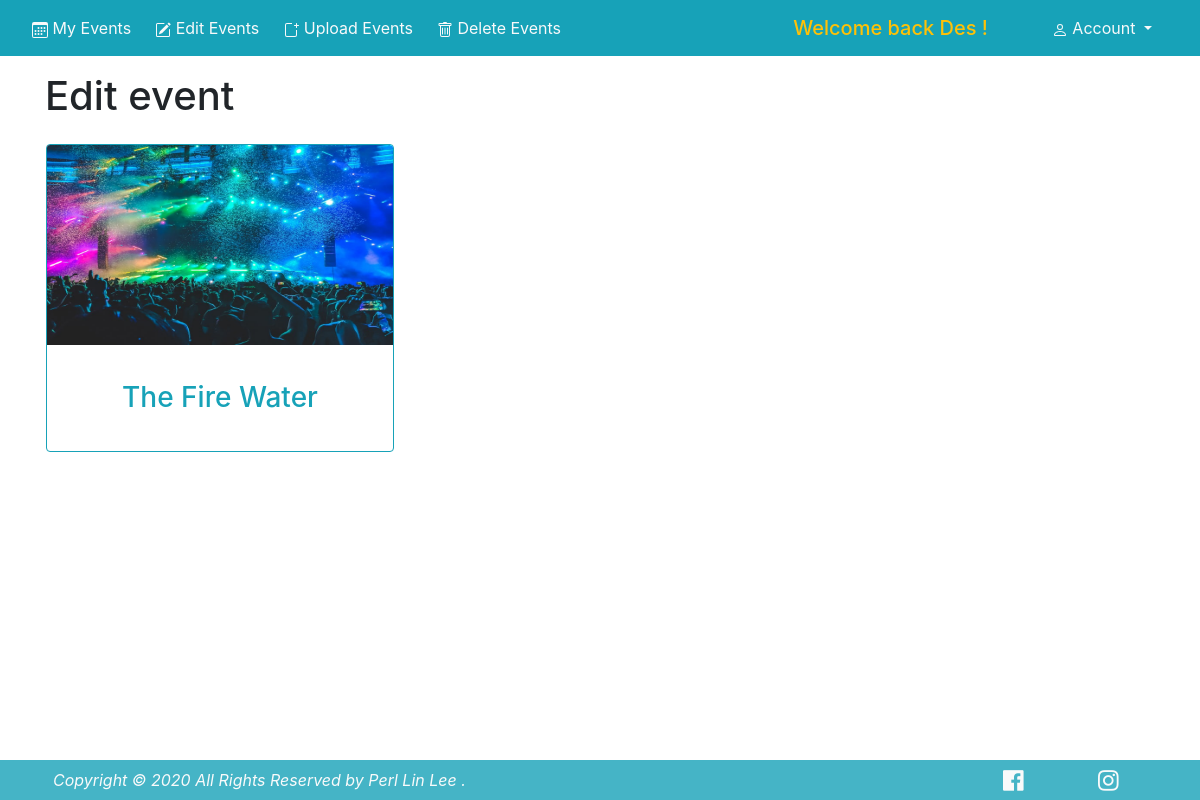
Page /venuemanager/vmedit2.php?Ecategoryid=2 (signed in) on the earlier database version.
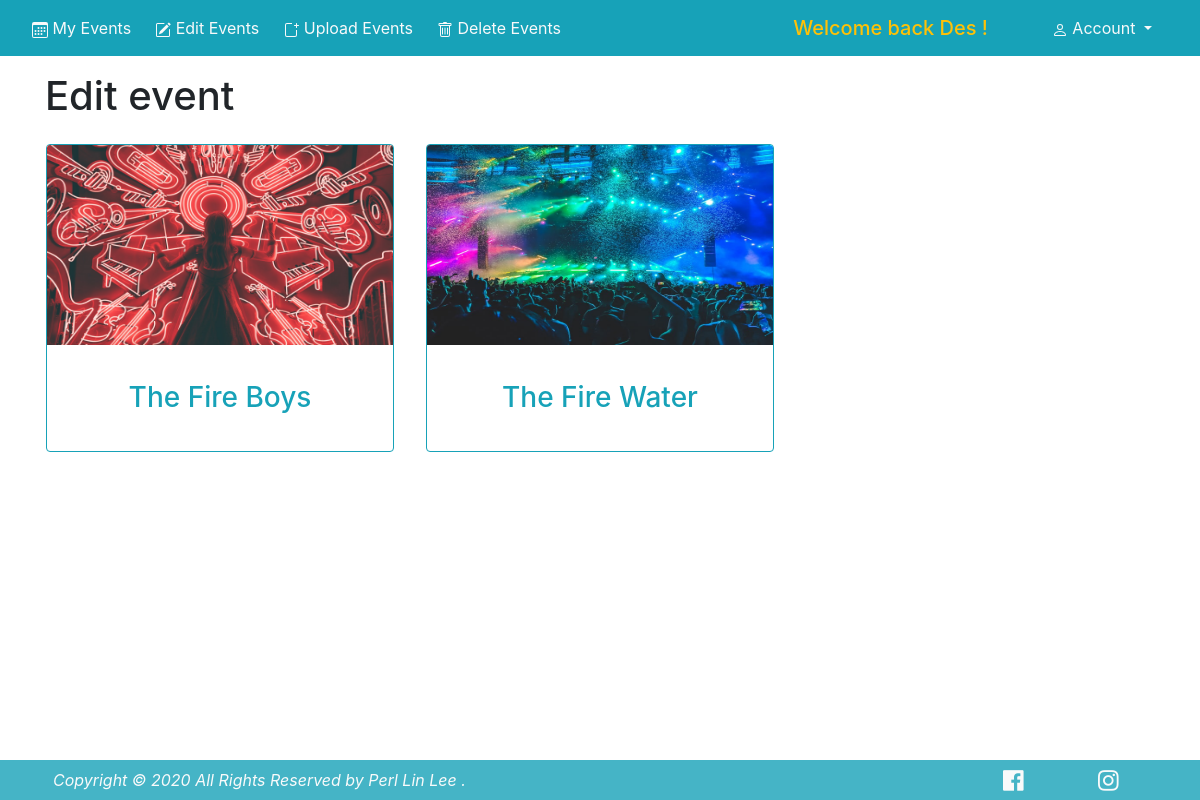
Same page on the later database version.
### tables this page shows
CREATE TABLE `2020_event` (
  `eid` int(11) NOT NULL,
  `etitle` varchar(255) NOT NULL,
  `edes` longtext NOT NULL,
  `edate` date NOT NULL,
  `etime` time NOT NULL,
  `eimage` longtext NOT NULL,
  `ecatid` int(11) NOT NULL,
  `evmid` int(11) NOT NULL,
  `evenueid` int(11) NOT NULL
);

### venuemanager/vmedit2.php (the view, shortened to what this page needs)
<?php
include("../conn.php");
if (isset($_SESSION['VMid_40245529'])) {
    $venuemanager = $_SESSION['VMid_40245529'];
}
$Eventcategoryid = $_GET['Ecategoryid'];
$readquery = "SELECT 2020_event.etitle, 2020_event.eimage,2020_event.eid
              FROM 2020_event
              INNER JOIN 2020_eventcat
              ON
              2020_event.ecatid= 2020_eventcat.etid
              INNER JOIN 2020_venuemanager
              ON
              2020_event.evmid= 2020_venuemanager.vmid
              WHERE 2020_event.ecatid ='$Eventcategoryid' AND 2020_event.evmid='$venuemanager' ";
$readresult = $conn->query($readquery);
?>
<html>
<?php
include("../layouts/venuemanager/head.php");
?>
<body>
    <?php include("../venuemanager/components/navbar.php") ?>
    <div id="vmEdit2Div" class="container">
        <div class="d-flex text-align-center pt-3">
            <h1>Edit event</h1>
        </div>
        <div class="row">
            <?php
            while ($rowread = $readresult->fetch_assoc()) {
                $Eventid = $rowread['eid'];
                $Eventtitle = $rowread['etitle'];
                $Eventimage = $rowread['eimage'];
            ?>
                <div class="col-4 p-3">
                    <a class="text-info" href='vmedit3.php?eventid=<?php echo $Eventid ?>'>
                        <div class="card border-info">
                            <img class="card-img-top" src="../image/<?php echo $Eventimage ?>" alt="Card image cap" height="200px" width="200px">
                            <div class="card-body">
                                <div class="d-flex justify-content-center align-items-center p-3">
                                    <h3 class="card-text"><?php echo $Eventtitle ?></h3>
                                </div>
                            </div>
                        </div>
                    </a>
                </div>
            <?php
            }
            ?>
        </div>
    </div>
    <?php
    include("../venuemanager/components/footer.php")
    ?>
</body>
</html>

### layouts/venuemanager/head.php (shortened to what this page needs)
<head>
    <link rel="stylesheet" href="https://stackpath.bootstrapcdn.com/bootstrap/4.4.1/css/bootstrap.min.css">
    <link rel="stylesheet" href="../layouts/venuemanager/styles/styles.css">
    <link rel="stylesheet" href="https://cdnjs.cloudflare.com/ajax/libs/font-awesome/4.7.0/css/font-awesome.min.css">
</head>

### venuemanager/components/navbar.php (shortened to what this page needs)
<?php
if (isset($_SESSION['VMname_40245529'])) {
    $venuemanagername = $_SESSION['VMname_40245529'];
}
?>
<nav id="vmNav" class="navbar navbar-expand-lg navbar-info bg-info">
    <div class="collapse navbar-collapse" id="navbarSupportedContent">
        <ul class="navbar-nav mr-auto">
            <li class="nav-item pl-2">
                <a class="nav-link text-light" href="index.php">
                     My Events<span class="sr-only">(current)</span></a>
            </li>
            <li class="nav-item pl-2">
                <a class="nav-link text-light" href="vmedit.php">
                     Edit Events</a>
            </li>
            <li class="nav-item pl-2">
                <a class="nav-link text-light" href="vmupload.php">
                     Upload Events</a>
            </li>
            <li class="nav-item pl-2">
                <a class="nav-link text-light" href="vmdelete.php">
                     Delete Events</a>
            </li>
        </ul>
        <h5 class="text-warning m-0">Welcome back <?php echo "$venuemanagername"; ?> !</h5>
        <div id="vmNavDropdown" class="nav-item dropdown pl-5 pr-3">
            <a class="nav-link dropdown-toggle text-light" href="#" id="navbarDropdown" role="button" data-toggle="dropdown" aria-haspopup="true" aria-expanded="false">
                 Account
            </a>
        </div>
    </div>
</nav>

### venuemanager/components/footer.php (shortened to what this page needs)
<footer>
    <div id="vmFooter" class="bg-info w-100">
        <div class="container">
            <div class="row">
                <div class="col-10">
                    <div class="copyright-text text-light m-2"><i>Copyright &copy; 2020 All Rights Reserved by
                            Perl Lin Lee .</i>
                    </div>
                </div>
                <div class="col-1">
                    <a class="text-light" href="https://www.facebook.com/perllin" target="_blank">
                        <div class="p-2"> <i class="fa fa-facebook-official" style="font-size:24px"></i></div>
                    </a>
                </div>
                <div class="col-1">
                    <a class=" text-light" href="https://www.instagram.com/leeperllin/" target="_blank">
                        <div class="p-2"> <i class="fa fa-instagram" style="font-size:24px"></i></div>
                    </a>
                </div>
            </div>
        </div>
    </div>
</footer>

### layouts/venuemanager/styles/styles.css (style rules this page uses)
#vmNav { height: 7%; }
#vmFooter { height: 5%; opacity: 0.8; }
#vmEdit2Div { height: 88%; }

Differences in the rows shown:
now on this page (row edited): 2020_event: eimage (picture), etitle "The Fire Boys"
